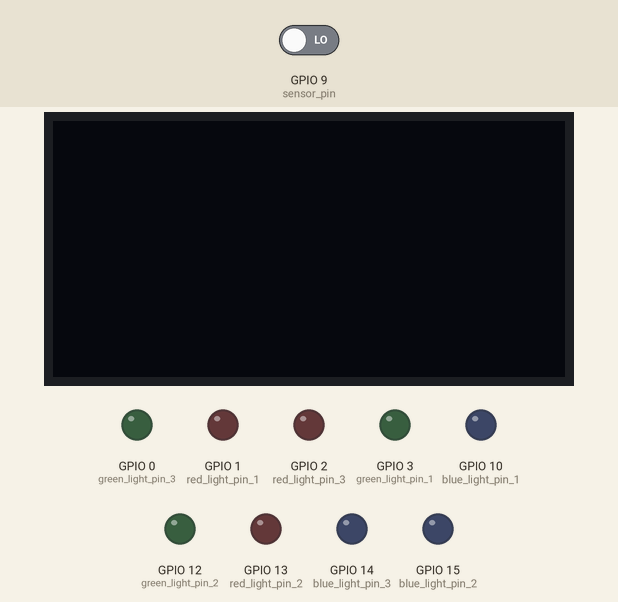
This sketch was run on a simulated ESP8266 (NodeMCU). On the bench: 128×64 one-colour display, output pins drawn as LEDs (lit = HIGH). The test bench sets the inputs (shaded band); at power-on: GPIO 9 (sensor_pin) LOW. WiFi joins after 1.5 s; servers stay silent unless stated; uploads are accepted with an empty reply; what the sketch prints to the serial monitor is not drawn.

Above: at 3.2 s.
3.3 s: GPIO 9 (sensor_pin) driven HIGH
At 4.81 s:
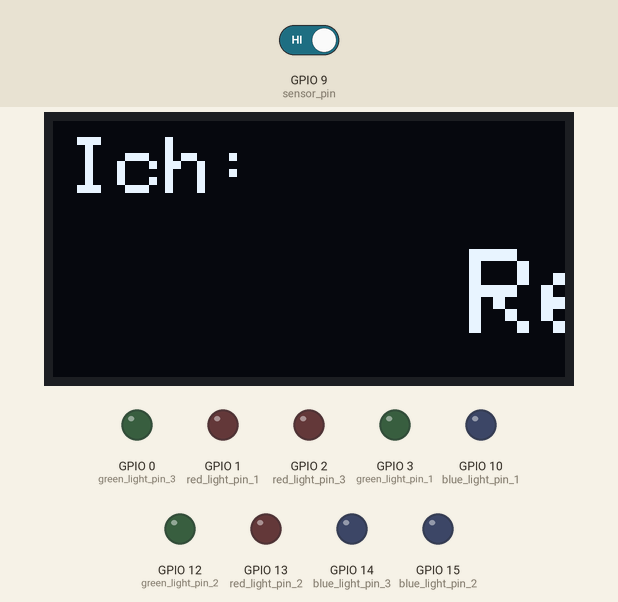
At 10.9 s:
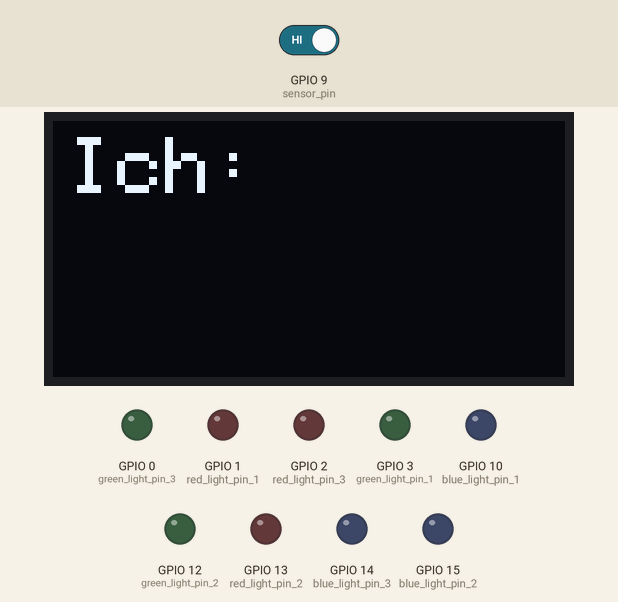
Timing chart, 0 to 12.4 s (numbered marks = the images above; inputs shaded):
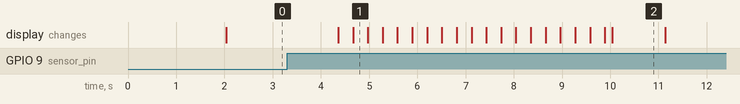

The sketch:

Get_values.ino
```cpp
#include <ArduinoJson.h>
#include "ESP8266HTTPClient.h"
#include "ESP8266WiFi.h"
#include <SPI.h>
#include <Adafruit_GFX.h>
#include <Adafruit_SSD1306.h>
#include <Adafruit_MPU6050.h>
#include <Adafruit_Sensor.h>
#include <Wire.h>

#define SCREEN_WIDTH 128 // OLED display width, in pixels
#define SCREEN_HEIGHT 64 // OLED display height, in pixels
#define OLED_RESET     16
#define SCREEN_ADDRESS 0x3D ///< See datasheet for Address; 0x3D for 128x64, 0x3C for 128x32
Adafruit_SSD1306 display(SCREEN_WIDTH, SCREEN_HEIGHT, &Wire, OLED_RESET);

#define LOGO_HEIGHT   16
#define LOGO_WIDTH    16

unsigned long timePressLimit;

const char* ssid     = "xxxxxx";
const char* password = "xxxxxx";


// just for one LED, the others depend on the hardware connection
int red_light_pin_1 = 1 ;
int green_light_pin_1 = 3;
int blue_light_pin_1 = 10;

int red_light_pin_2 = 13;
int green_light_pin_2 = 12;
int blue_light_pin_2 = 15;

int red_light_pin_3 = 2;
int green_light_pin_3 = 0;
int blue_light_pin_3 = 14;

int posInt_1;
int posInt_2;
int posInt_3;

int lastPos;

bool user2Responding = false;
bool user3Responding = false;

HTTPClient http;
WiFiClient client;

const char* pos_user_1;
const char* pos_user_2;
const char* pos_user_3;

const int sensor_pin = 9;

int touch_lastState = LOW;
int touch_currentState;

void setup() {

  Serial.begin(9600);
  WiFi.begin(ssid, password);

  while (WiFi.status() != WL_CONNECTED) {
    delay(1000);
    Serial.println("Connecting to WiFi..");
  }

  //client.setInsecure();

  Serial.println("WiFi is connected...");

  if(!display.begin(SSD1306_SWITCHCAPVCC, SCREEN_ADDRESS)) {
    for(;;); // Don't proceed, loop forever
  }

  pinMode(red_light_pin_1, OUTPUT);
  pinMode(green_light_pin_1, OUTPUT);
  pinMode(blue_light_pin_1, OUTPUT);

  pinMode(red_light_pin_2, OUTPUT);
  pinMode(green_light_pin_2, OUTPUT);
  pinMode(blue_light_pin_2, OUTPUT);

  pinMode(red_light_pin_3, OUTPUT);
  pinMode(green_light_pin_3, OUTPUT);
  pinMode(blue_light_pin_3, OUTPUT);

  // activate touch sensor
  pinMode(sensor_pin, INPUT);

  setColorOwn(0,0,0);
  setColorUserTwo(0,0,0);
  setColorUserThree(0,0,0);

  lastPos = 0;
}

void loop() {
  // create an url string which is sent to thinkspeak
  char urlRead[100];
  sprintf(urlRead, "xxxxxx/color");
  readRGBValues(urlRead);
  touchSensor();

  delay(1000);
}
// Change m1 and m2 to the messages received from the other participants
void decodeJson(String response){

  DynamicJsonDocument doc(1024);
  deserializeJson(doc, response);

  posInt_1 = doc["p1"];
  posInt_2 = doc["p2"];
  posInt_3 = doc["p3"];

  user2Responding = doc["m1"];
  user3Responding = doc["m2"];

  if(posInt_3 != 0) {
    lastPos = posInt_3;
  }

  delay(500);
  switchUserColorsByPosition(posInt_1, 1);
  delay(500);
  switchUserColorsByPosition(posInt_2, 2);
  delay(500);
  switchUserColorsByPosition(posInt_3, 3);

  checkForResponses();

}

void switchUserColorsByPosition(int pos, int user){

  if(user == 1){
    switch (pos) {
    case 0:
      //setColorOwn(100, 100, 75);        // white (neutral)
      break;
    case 1:
      setColorOwn(0, 255, 0);           // green (joy, happiness)
      break;
    case 2:
      setColorOwn(255, 75, 0);          // yellow (stress)
      break;
    case 3:
      setColorOwn(0, 200, 200);         // cyan (concentration)
      break;
    case 4:
      setColorOwn(0, 0, 255);           // blue (sadness)
      break;
    case 5:
      setColorOwn(255, 0, 0);           // red (anger)
      break;
    }
  }

  if(user == 2){
    switch (pos) {
    case 0:
     //setColorUserTwo(100, 100, 75);    // white (neutral)
      break;
    case 1:
      setColorUserTwo(0, 255, 0);       // green (joy, happiness)
      break;
    case 2:
      setColorUserTwo(255, 75, 0);      // yellow (stress)
      break;
    case 3:
      setColorUserTwo(0, 200, 200);     // cyan (concentration)
      break;
    case 4:
      setColorUserTwo(0, 0, 255);       // blue (sadness)
      break;
    case 5:
      setColorUserTwo(255, 0, 0);       // red (anger)
      break;
    }
  }

  if(user == 3){
    switch (pos) {
    case 0:
      //setColorUserThree(100, 100, 75);  // white (neutral)
      break;
    case 1:
      setColorUserThree(0, 255, 0);     // green (joy, happiness)
      break;
    case 2:
      setColorUserThree(255, 75, 0);    // yellow (stress)
      break;
    case 3:
      setColorUserThree(0, 200, 200);   // cyan (concentration)
      break;
    case 4:
      setColorUserThree(0, 0, 255);     // blue (sadness)
      break;
    case 5:
      setColorUserThree(255, 0, 0);     // red (anger)
      break;
    }
  }
}

void readRGBValues(String url){

 if(WiFi.status()== WL_CONNECTED){
  client.connect("xxxxxx", 80);
  // Send request
  http.begin(client,url);
  int httpResponseCode = http.GET();
  Serial.println(httpResponseCode);
  Serial.println(url);

  // Print the response
  decodeJson(http.getString());

  // Disconnect
  http.end();

}else{
 }
}

void setColorOwn(int red_light_value, int green_light_value, int blue_light_value)
{
  analogWrite(red_light_pin_1, red_light_value);
  analogWrite(green_light_pin_1, green_light_value);
  analogWrite(blue_light_pin_1, blue_light_value);
}

void setColorUserTwo(int red_light_value, int green_light_value, int blue_light_value)
{
  analogWrite(red_light_pin_2, red_light_value);
  analogWrite(green_light_pin_2, green_light_value);
  analogWrite(blue_light_pin_2, blue_light_value);
}

void setColorUserThree(int red_light_value, int green_light_value, int blue_light_value)
{
  analogWrite(red_light_pin_3, red_light_value);
  analogWrite(green_light_pin_3, green_light_value);
  analogWrite(blue_light_pin_3, blue_light_value);
}

// Change m3 to the messages that you send to others
void touchSensor(){
  touch_currentState = digitalRead(sensor_pin);

  if(touch_lastState == LOW && touch_currentState == HIGH){
    char urlWrite[100];
    sprintf(urlWrite, "xxxxxx/changeColor?m3=%d", 1);
    sendTextValue(urlWrite);

    showMessage("Ich: " , "Reaktion gesendet!");

    char urlReset[100];
    sprintf(urlReset, "xxxxxx/changeColor?m3=%d", 0);
    sendTextValue(urlReset);
  }

  touch_lastState = touch_currentState;
}

void checkForResponses() {
  String sender = "Someone: ";
  String message = "hi :>";


// Change the names of your participants here
  if(user2Responding) {
    sender = "Michel: ";
    message = getResponseMessage(lastPos);
    showMessage(sender, message);

  }
  if(user3Responding) {
    sender = "Alissa: ";
    message = getResponseMessage(lastPos);
    showMessage(sender, message);
  }

}
void showMessage(String sender, String message) {

  display.clearDisplay();

  display.setTextColor(SSD1306_WHITE, SSD1306_BLACK);
  display.setTextWrap(false);
  display.setTextSize(2);

  display.setCursor(4, 4);
  display.print(sender);

  display.setTextSize(3);

  int messageLength = message.length() * 18;

  for(int i = SCREEN_WIDTH; i > -messageLength; i-= 2){
    display.setCursor(i, 32);
    display.print(message);
    display.display();
  }

  delay(1000);

  Serial.println("scrolling message finished!");

  display.clearDisplay();
  display.display();

}

String getResponseMessage(int state) {

 switch (state) {
    case 0:
      return "Hi!";
      break;
    case 1:
      return "Yay!";             // green (joy, happiness)
      break;
    case 2:
      return "Du schaffst das!";           // yellow (stress)
      break;
    case 3:
      return "Weiter so!";           // cyan (concentration)
      break;
    case 4:
      return "Das wird schon wieder!";            // blue (sadness)
      break;
    case 5:
      return "Trink mal einen Tee.. :)";           // red (anger)
      break;
 }
}

void sendTextValue(String url){

 if(WiFi.status()== WL_CONNECTED){
  client.connect("xxxxxx", 80);
  // Send request
  http.begin(client,url);
  int httpResponseCode = http.GET();

  // Disconnect
  http.end();

}else{
 }


}
```

Measured:
- after the input at 3.3 s, the display: first changes after 1.1 s (image 1 shows a later state)
- what the display in image 2 shows lasts 1.1 s, from 10.0 s to 11.1 s
